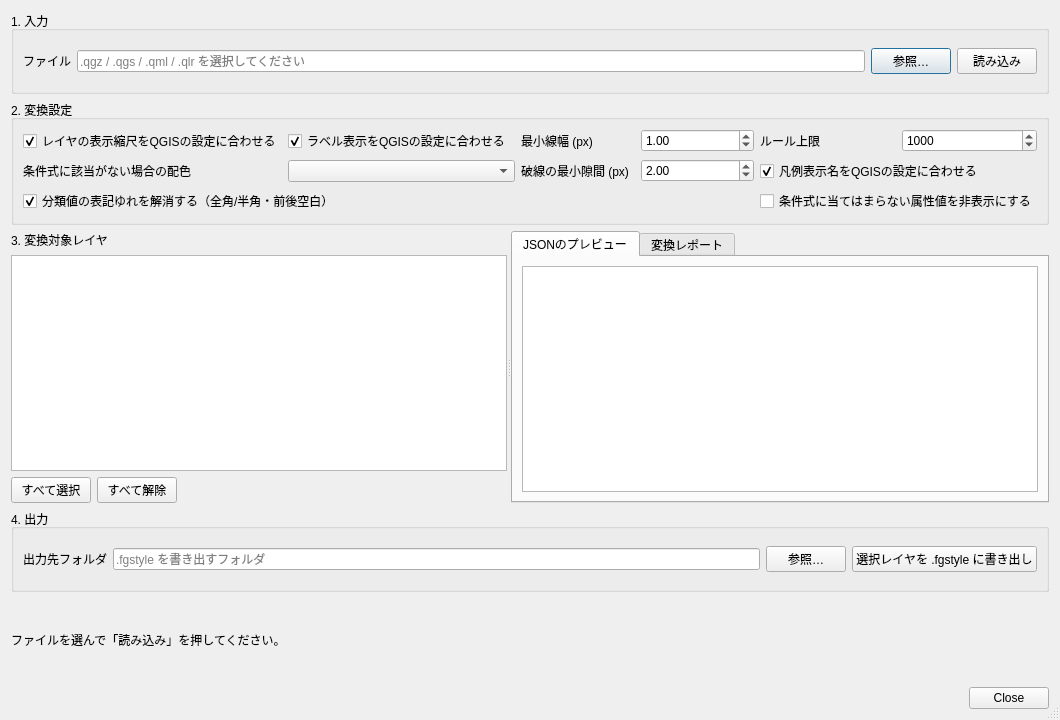
<?xml version="1.0" encoding="UTF-8"?>
<ui version="4.0">
 <class>FgstyleMakerDialogBase</class>
 <widget class="QDialog" name="FgstyleMakerDialogBase">
  <property name="geometry">
   <rect>
    <x>0</x>
    <y>0</y>
    <width>1060</width>
    <height>720</height>
   </rect>
  </property>
  <property name="windowTitle">
   <string>fgstyle Maker — QGISスタイル → .fgstyle 変換</string>
  </property>
  <property name="sizeGripEnabled">
   <bool>true</bool>
  </property>
  <layout class="QVBoxLayout" name="mainLayout">
   <item>
    <widget class="QGroupBox" name="grpInput">
     <property name="title">
      <string>1. 入力</string>
     </property>
     <layout class="QHBoxLayout" name="inputLayout">
      <item>
       <widget class="QLabel" name="lblInput">
        <property name="text">
         <string>ファイル</string>
        </property>
       </widget>
      </item>
      <item>
       <widget class="QLineEdit" name="txtInput">
        <property name="placeholderText">
         <string>.qgz / .qgs / .qml / .qlr を選択してください</string>
        </property>
       </widget>
      </item>
      <item>
       <widget class="QPushButton" name="btnBrowse">
        <property name="text">
         <string>参照…</string>
        </property>
       </widget>
      </item>
      <item>
       <widget class="QPushButton" name="btnLoad">
        <property name="text">
         <string>読み込み</string>
        </property>
        <property name="toolTip">
         <string>データソースにはアクセスせず、スタイル定義だけを読み取ります</string>
        </property>
       </widget>
      </item>
     </layout>
    </widget>
   </item>
   <item>
    <widget class="QGroupBox" name="grpOptions">
     <property name="title">
      <string>2. 変換設定</string>
     </property>
     <layout class="QGridLayout" name="optionsLayout">
      <item row="0" column="6">
       <widget class="QLabel" name="lblMaxRules">
        <property name="text">
         <string>ルール上限</string>
        </property>
       </widget>
      </item>
      <item row="0" column="7">
       <widget class="QSpinBox" name="spinMaxRules">
        <property name="toolTip">
         <string>1レイヤあたりの色分けルール数の上限。地質図など数百区分のスタイルでは大きめにします。</string>
        </property>
        <property name="minimum">
         <number>1</number>
        </property>
        <property name="maximum">
         <number>10000</number>
        </property>
        <property name="value">
         <number>1000</number>
        </property>
       </widget>
      </item>
      <item row="0" column="0" colspan="2">
       <widget class="QCheckBox" name="chkScaleVisibility">
        <property name="text">
         <string>レイヤの表示縮尺をQGISの設定に合わせる</string>
        </property>
        <property name="checked">
         <bool>true</bool>
        </property>
       </widget>
      </item>
      <item row="0" column="2" colspan="2">
       <widget class="QCheckBox" name="chkLabeling">
        <property name="text">
         <string>ラベル表示をQGISの設定に合わせる</string>
        </property>
        <property name="checked">
         <bool>true</bool>
        </property>
       </widget>
      </item>
      <item row="1" column="6" colspan="2">
       <widget class="QCheckBox" name="chkRuleLabels">
        <property name="text">
         <string>凡例表示名をQGISの設定に合わせる</string>
        </property>
        <property name="toolTip">
         <string>属性値（数字）で分類している場合において、凡例を当該属性値で表示せず、名称で表示したい場合に使用。</string>
        </property>
        <property name="checked">
         <bool>true</bool>
        </property>
       </widget>
      </item>
      <item row="1" column="0" colspan="2">
       <widget class="QLabel" name="lblDefaultColor">
        <property name="text">
         <string>条件式に該当がない場合の配色</string>
        </property>
       </widget>
      </item>
      <item row="1" column="2" colspan="2">
       <widget class="QComboBox" name="cmbDefaultColor">
        <property name="toolTip">
         <string>どのルールにも該当しない地物に設定する色です。プルダウンから自由に選択します。</string>
        </property>
       </widget>
      </item>
      <item row="0" column="4">
       <widget class="QLabel" name="lblMinLineWidth">
        <property name="text">
         <string>最小線幅 (px)</string>
        </property>
       </widget>
      </item>
      <item row="0" column="5">
       <widget class="QDoubleSpinBox" name="spinMinLineWidth">
        <property name="toolTip">
         <string>QGISの設定がこの値よりも小さい場合に、MapLibre表示用にこの値まで引き上げて表示します。0にすると引き上げが行われません。</string>
        </property>
        <property name="decimals">
         <number>2</number>
        </property>
        <property name="minimum">
         <double>0.000000000000000</double>
        </property>
        <property name="maximum">
         <double>10.000000000000000</double>
        </property>
        <property name="singleStep">
         <double>0.250000000000000</double>
        </property>
        <property name="value">
         <double>1.000000000000000</double>
        </property>
       </widget>
      </item>
      <item row="2" column="0" colspan="4">
       <widget class="QCheckBox" name="chkNormalizeValues">
        <property name="text">
         <string>分類値の表記ゆれを解消する（全角/半角・前後空白）</string>
        </property>
        <property name="toolTip">
         <string>分類値に全角英数字・全角空白・前後空白が含まれる場合に、半角化／トリムした仮想テーブルを追加し、それを基に表示設定を行います。</string>
        </property>
        <property name="checked">
         <bool>true</bool>
        </property>
       </widget>
      </item>
      <item row="2" column="6" colspan="2">
       <widget class="QCheckBox" name="chkCloseGaps">
        <property name="text">
         <string>条件式に当てはまらない属性値を非表示にする</string>
        </property>
        <property name="toolTip">
         <string>条件式に該当しない数値（とび値など）を、前後数値の配色で埋めず、非表示にします。</string>
        </property>
       </widget>
      </item>
      <item row="1" column="4">
       <widget class="QLabel" name="lblMinDashGap">
        <property name="text">
         <string>破線の最小隙間 (px)</string>
        </property>
       </widget>
      </item>
      <item row="1" column="5">
       <widget class="QDoubleSpinBox" name="spinMinDashGap">
        <property name="toolTip">
         <string>破線の間隔がこの値より狭い場合に広げます。MapLibreでは、間隔が2pxを下回ると重なって実線に見えます0にすると広げません。</string>
        </property>
        <property name="decimals">
         <number>2</number>
        </property>
        <property name="minimum">
         <double>0.000000000000000</double>
        </property>
        <property name="maximum">
         <double>20.000000000000000</double>
        </property>
        <property name="singleStep">
         <double>0.500000000000000</double>
        </property>
        <property name="value">
         <double>2.000000000000000</double>
        </property>
       </widget>
      </item>
     </layout>
    </widget>
   </item>
   <item>
    <widget class="QSplitter" name="splitter">
     <property name="orientation">
      <enum>Qt::Horizontal</enum>
     </property>
     <widget class="QWidget" name="leftPane">
      <layout class="QVBoxLayout" name="leftLayout">
       <property name="leftMargin">
        <number>0</number>
       </property>
       <property name="topMargin">
        <number>0</number>
       </property>
       <property name="rightMargin">
        <number>0</number>
       </property>
       <property name="bottomMargin">
        <number>0</number>
       </property>
       <item>
        <widget class="QLabel" name="lblLayers">
         <property name="text">
          <string>3. 変換対象レイヤ</string>
         </property>
        </widget>
       </item>
       <item>
        <widget class="QTableWidget" name="tblLayers">
         <property name="alternatingRowColors">
          <bool>true</bool>
         </property>
         <property name="selectionBehavior">
          <enum>QAbstractItemView::SelectRows</enum>
         </property>
         <property name="selectionMode">
          <enum>QAbstractItemView::SingleSelection</enum>
         </property>
        </widget>
       </item>
       <item>
        <layout class="QHBoxLayout" name="selectLayout">
         <item>
          <widget class="QPushButton" name="btnSelectAll">
           <property name="text">
            <string>すべて選択</string>
           </property>
          </widget>
         </item>
         <item>
          <widget class="QPushButton" name="btnSelectNone">
           <property name="text">
            <string>すべて解除</string>
           </property>
          </widget>
         </item>
         <item>
          <spacer name="selectSpacer">
           <property name="orientation">
            <enum>Qt::Horizontal</enum>
           </property>
           <property name="sizeHint" stdset="0">
            <size>
             <width>40</width>
             <height>20</height>
            </size>
           </property>
          </spacer>
         </item>
        </layout>
       </item>
      </layout>
     </widget>
     <widget class="QTabWidget" name="tabPreview">
      <property name="currentIndex">
       <number>0</number>
      </property>
      <widget class="QWidget" name="tabJson">
       <attribute name="title">
        <string>JSONのプレビュー</string>
       </attribute>
       <layout class="QVBoxLayout" name="jsonLayout">
        <item>
         <widget class="QPlainTextEdit" name="txtPreview">
          <property name="readOnly">
           <bool>true</bool>
          </property>
          <property name="lineWrapMode">
           <enum>QPlainTextEdit::NoWrap</enum>
          </property>
         </widget>
        </item>
       </layout>
      </widget>
      <widget class="QWidget" name="tabReport">
       <attribute name="title">
        <string>変換レポート</string>
       </attribute>
       <layout class="QVBoxLayout" name="reportLayout">
        <item>
         <widget class="QTextBrowser" name="txtReport"/>
        </item>
        <item>
         <widget class="QPushButton" name="btnSaveReport">
          <property name="text">
           <string>レポートを保存…</string>
          </property>
         </widget>
        </item>
       </layout>
      </widget>
     </widget>
    </widget>
   </item>
   <item>
    <widget class="QGroupBox" name="grpOutput">
     <property name="title">
      <string>4. 出力</string>
     </property>
     <layout class="QHBoxLayout" name="outputLayout">
      <item>
       <widget class="QLabel" name="lblOutDir">
        <property name="text">
         <string>出力先フォルダ</string>
        </property>
       </widget>
      </item>
      <item>
       <widget class="QLineEdit" name="txtOutDir">
        <property name="placeholderText">
         <string>.fgstyle を書き出すフォルダ</string>
        </property>
       </widget>
      </item>
      <item>
       <widget class="QPushButton" name="btnOutDir">
        <property name="text">
         <string>参照…</string>
        </property>
       </widget>
      </item>
      <item>
       <widget class="QPushButton" name="btnExport">
        <property name="text">
         <string>選択レイヤを .fgstyle に書き出し</string>
        </property>
       </widget>
      </item>
     </layout>
    </widget>
   </item>
   <item>
    <widget class="QLabel" name="lblStatus">
     <property name="text">
      <string>ファイルを選んで「読み込み」を押してください。</string>
     </property>
     <property name="wordWrap">
      <bool>true</bool>
     </property>
    </widget>
   </item>
   <item>
    <widget class="QDialogButtonBox" name="buttonBox">
     <property name="orientation">
      <enum>Qt::Horizontal</enum>
     </property>
     <property name="standardButtons">
      <set>QDialogButtonBox::Close</set>
     </property>
    </widget>
   </item>
  </layout>
 </widget>
 <resources/>
 <connections/>
</ui>
